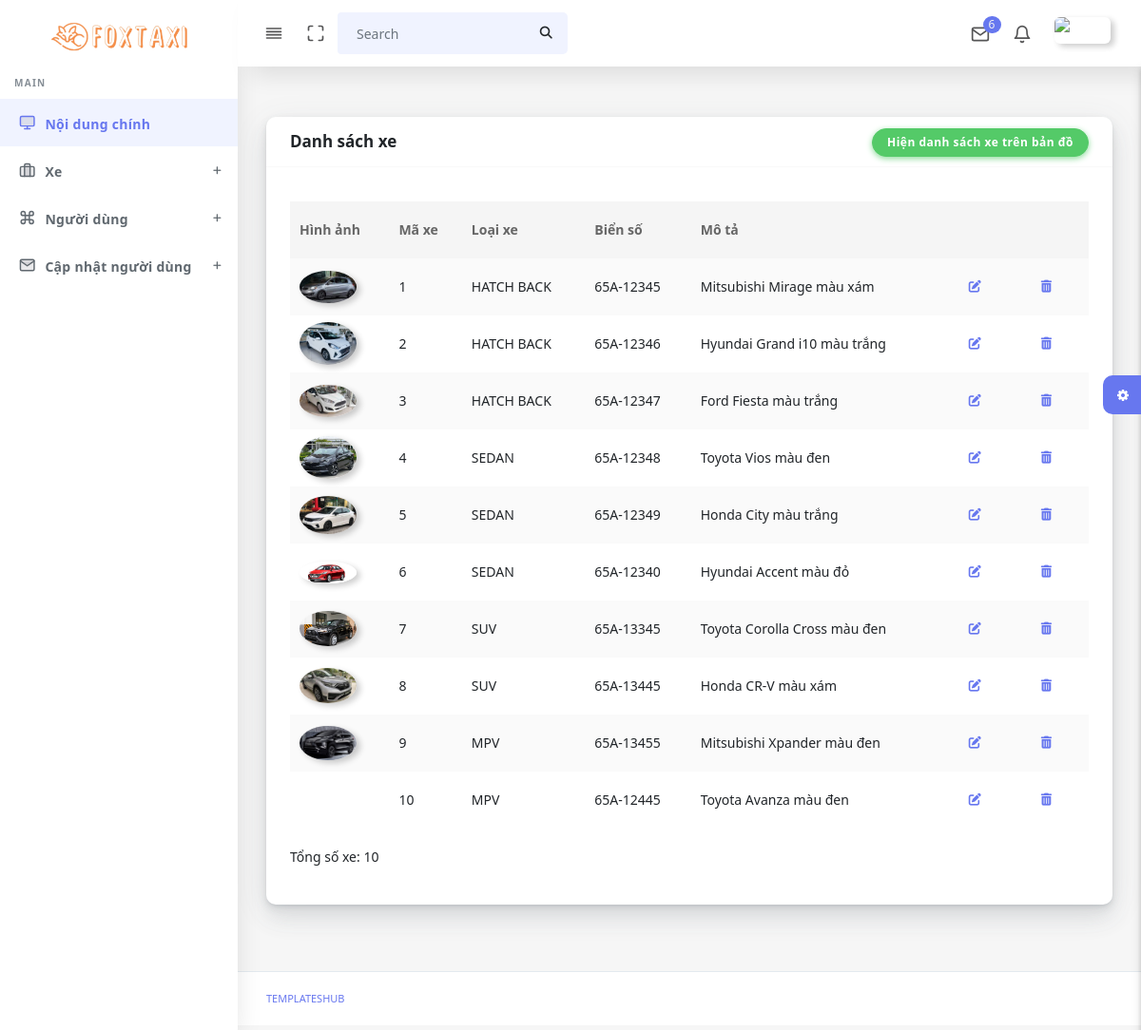
The app's page /admin/danhsachxe.php with its own data.
### tables this page shows
CREATE TABLE `xe` (
  `X_MA` int(11) NOT NULL,
  `LX_MA` int(11) NOT NULL,
  `X_BIENSO` varchar(10) NOT NULL,
  `X_MOTA` text NOT NULL,
  `X_HINHANH` varchar(200) NOT NULL
);

CREATE TABLE `loaixe` (
  `LX_MA` int(11) NOT NULL,
  `LX_MODEL` varchar(30) NOT NULL,
  `LX_SOCHO` int(11) NOT NULL
);

### admin/danhsachxe.php (the view, shortened to what this page needs)
<!DOCTYPE html>
<html lang="en">
<?php
  include('head.php');
?>
<body>
  <div id="app">
    <div class="main-wrapper main-wrapper-1">
      <div class="navbar-bg"></div>
      <?php
        include('navbar.php');
        include('sidebar.php');
      ?>
      <div class="main-content">
        <section class="section">
          <div class="section-body">
            <div class="row">
            <div class="col-12">
        <div class="card">
            <div class="card-header" style="display: flex; flex-direction: row; justify-content: space-between;">
                <h4>Danh sách xe</h4>
                <a href="hiendanhsachxetrenbando.php"><button class="btn btn-success" >Hiện danh sách xe trên bản đồ</button></a>
            </div>
            <div class="card-body">
                <div class="table-responsive">
                    <table class="table table-striped table-hover" id="tableExport" style="width:100%;">
                        <tbody>
                        <?php
$servername = "localhost";
$username = "root";
$password = "";
$dbname = "taxi";
$conn = new mysqli($servername, $username, $password, $dbname);
$sql = "SELECT xe.x_ma, loaixe.lx_model, xe.x_bienso, xe.x_mota, xe.x_hinhanh
        FROM xe
        INNER JOIN loaixe ON xe.lx_ma = loaixe.lx_ma order by xe.x_ma";
$result = $conn->query($sql);
if ($result->num_rows > 0) {
    echo '<table class="table table-striped table-hover" id="tableExport" style="width:100%;">';
    echo '<thead>';
    echo '<tr>';
    echo '<th>Hình ảnh</th>';
    echo '<th>Mã xe</th>';
    echo '<th>Loại xe</th>';
    echo '<th>Biển số</th>';
    echo '<th>Mô tả</th>';
    echo '<th></th>';
    echo '<th></th>';
    echo '</tr>';
    echo '</thead>';
    echo '<tbody>';
    $totalXe = 0;
    while ($row = $result->fetch_assoc()) {
        echo "<tr>
                <td> <img class='user-img-radious-style' src='../images/xe/".$row["x_hinhanh"]."' style='width: 60px' alt=''></td>
                <td>" . $row["x_ma"] . "</td>
                <td>" . $row["lx_model"] . "</td>
                <td>" . $row["x_bienso"] . "</td>
                <td>" . $row["x_mota"] . "</td>
                <td>";
        ?>
        <form action="xe_sua.php" method="get">
          <button class="btn btn-link" href="xe_sua.php"><i class="fas fa-edit"></i></button>
        </form>
        <?php
        echo "</td>
              <td>";
        ?>
        <form action="xe_xoa.php" method="get">
          <button class="btn btn-link"><i class="fas fa-trash-alt"></i></button>
        </form>
        <?php
        echo "</td>
              </td>
              </tr>";
        $totalXe++;
    }
    echo '</tbody>';
    echo '</table>';
    echo "<p>Tổng số xe: $totalXe</p>";
} else {
    echo "Không có dữ liệu xe.";
}
?>
                        </tbody>
                    </table>
                </div>
            </div>
        </div>
    </div>
            </div>
          </div>
        </section>
        <div class="settingSidebar">
          <a href="javascript:void(0)" class="settingPanelToggle"> <i class="fa fa-spin fa-cog"></i>
          </a>
        </div>
      </div>
      <footer class="main-footer">
        <div class="footer-left">
          <a href="templateshub.net">Templateshub</a></a>
        </div>
      </footer>
    </div>
  </div>
</body>
</html>

### records on screen
xe: X_HINHANH (picture), X_MA "1", LX_MA.LX_MODEL "HATCH BACK", X_BIENSO "65A-12345", X_MOTA "Mitsubishi Mirage màu xám"
xe: X_HINHANH (picture), X_MA "2", LX_MA.LX_MODEL "HATCH BACK", X_BIENSO "65A-12346", X_MOTA "Hyundai Grand i10 màu trắng"
xe: X_HINHANH (picture), X_MA "3", LX_MA.LX_MODEL "HATCH BACK", X_BIENSO "65A-12347", X_MOTA "Ford Fiesta màu trắng"
xe: X_HINHANH (picture), X_MA "4", LX_MA.LX_MODEL "SEDAN", X_BIENSO "65A-12348", X_MOTA "Toyota Vios màu đen"
xe: X_HINHANH (picture), X_MA "5", LX_MA.LX_MODEL "SEDAN", X_BIENSO "65A-12349", X_MOTA "Honda City màu trắng"
xe: X_HINHANH (picture), X_MA "6", LX_MA.LX_MODEL "SEDAN", X_BIENSO "65A-12340", X_MOTA "Hyundai Accent màu đỏ"
xe: X_HINHANH (picture), X_MA "7", LX_MA.LX_MODEL "SUV", X_BIENSO "65A-13345", X_MOTA "Toyota Corolla Cross màu đen"
xe: X_HINHANH (picture), X_MA "8", LX_MA.LX_MODEL "SUV", X_BIENSO "65A-13445", X_MOTA "Honda CR-V màu xám"
xe: X_HINHANH (picture), X_MA "9", LX_MA.LX_MODEL "MPV", X_BIENSO "65A-13455", X_MOTA "Mitsubishi Xpander màu đen"
xe: X_MA "10", LX_MA.LX_MODEL "MPV", X_BIENSO "65A-12445", X_MOTA "Toyota Avanza màu đen"

### other values on screen
$totalXe "10"
